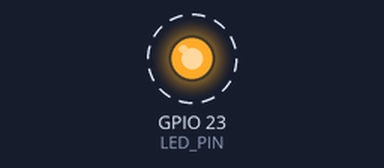
Recording of a program running on a simulated ESP32. Shown: output pins drawn as LEDs (lit = HIGH). Dashed ring = blinking. WiFi joins after 1.5 s; servers stay silent unless stated; web services answer with replies made up by the test bench; what the program prints to the serial monitor is not drawn. At 1.7 s the program puts the board to deep sleep or switches it off; the recording ends there.

Above: at 0.2 s.
Timing chart, 0 to 1.7 s (numbered marks = the images above):
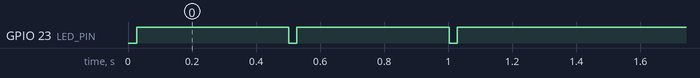

Measured:
- by itself, GPIO 23 (LED_PIN): alternates HIGH for 0.48 s and LOW for 0.03 s

The program:

main.cpp
```cpp
#include <soc/soc.h>
#include <soc/rtc_cntl_reg.h>
#include <Arduino.h>
#include <WiFi.h>
#include <WiFiUdp.h>
#include <HTTPClient.h>

constexpr uint8_t BTN_PIN = 0;
constexpr bool BTN_LEVEL = LOW;

constexpr uint8_t LED_PIN = 23;
constexpr bool LED_LEVEL = LOW;

const char WIFI_SSID[] = "YOUR_SSID";
const char WIFI_PSWD[] = "YOUR_PSWD";

const char NTP_SERVER[] = "pool.ntp.org";
constexpr int8_t NTP_TZ = 3; // Your time zone

const char TELE_KEY[] = "YOUR_TELE_BOT_KEY";
constexpr int32_t TELE_CHAT = 0; // YOUR_TELE_GROUP_CHAT_ID

RTC_DATA_ATTR uint32_t sleepDuration = 0;
RTC_DATA_ATTR int32_t teleMsgId = 0;

static bool wifiConnect(uint32_t timeout = 30000) {
  uint32_t time;

  WiFi.persistent(false);
  WiFi.mode(WIFI_STA);
  Serial.printf("Connecting to WiFi \"%s\"", WIFI_SSID);
  WiFi.begin(WIFI_SSID, WIFI_PSWD);
  time = millis();
  while ((! WiFi.isConnected()) && (millis() - time < timeout)) {
    digitalWrite(LED_PIN, LED_LEVEL);
    delay(25);
    digitalWrite(LED_PIN, ! LED_LEVEL);
    delay(500 - 25);
    Serial.print('.');
  }
  if (WiFi.isConnected()) {
    Serial.print(" OK (IP ");
    Serial.print(WiFi.localIP());
    Serial.println(')');
    return true;
  } else {
    WiFi.disconnect(true);
    Serial.println(" FAIL!");
    return false;
  }
}

static uint32_t ntpUpdate(uint32_t timeout = 1000, uint8_t repeat = 1) {
  constexpr uint16_t LOCAL_PORT = 55123;

  WiFiUDP udp;

  if (udp.begin(LOCAL_PORT)) {
    do {
      uint8_t buffer[48];

      memset(buffer, 0, sizeof(buffer));
      // Initialize values needed to form NTP request
      buffer[0] = 0B11100011; // LI, Version, Mode
      buffer[1] = 0; // Stratum, or type of clock
      buffer[2] = 6; // Polling Interval
      buffer[3] = 0xEC; // Peer Clock Precision
      // 8 bytes of zero for Root Delay & Root Dispersion
      buffer[12] = 49;
      buffer[13] = 0x4E;
      buffer[14] = 49;
      buffer[15] = 52;
      // all NTP fields have been given values, now
      // you can send a packet requesting a timestamp
      if (udp.beginPacket(NTP_SERVER, 123) && (udp.write(buffer, sizeof(buffer)) == sizeof(buffer)) && udp.endPacket()) {
        uint32_t time = millis();
        int cb;

        while ((! (cb = udp.parsePacket())) && (millis() - time < timeout)) {
          delay(1);
        }
        if (cb) {
          // We've received a packet, read the data from it
          if (udp.read(buffer, sizeof(buffer)) == sizeof(buffer)) { // read the packet into the buffer
            // the timestamp starts at byte 40 of the received packet and is four bytes,
            // or two words, long. First, esxtract the two words:
            time = (((uint32_t)buffer[40] << 24) | ((uint32_t)buffer[41] << 16) | ((uint32_t)buffer[42] << 8) | buffer[43]) - 2208988800UL;
            time += NTP_TZ * 3600;
            return time;
          }
        }
      }
    } while (repeat--);
  }
  return 0;
}

static void printTime(uint32_t time) {
  Serial.printf("%u (%02u:%02u:%02u)\n", time, (time % 86400) / 3600, (time % 3600) / 60, time % 60);
}

static bool getMessageId(const char *answer) {
  char *str = strstr(answer, "\"message_id\":");

  if (str) {
    int32_t num = 0;
    bool minus = false;

    str += 13; // strlen("\"message_id\":")
    if (*str == '-') {
      minus = true;
      ++str;
    }
    while ((*str >= '0') && (*str <= '9')) {
      num = num * 10 + (*str++ - '0');
    }
    if (minus)
      num = -num;
    teleMsgId = num;
    return true;
  }
  return false;
}

static bool teleSend(uint32_t rtcTime, uint32_t ntpTime) {
  WiFiClientSecure *tcp;
  HTTPClient *https;
  bool result = false;

  tcp = new WiFiClientSecure();
  if (tcp) {
    tcp->setInsecure();
    https = new HTTPClient();
    if (https) {
      char msg[256];
      String answer;

      snprintf(msg, sizeof(msg), "https://api.telegram.org/bot%s/", TELE_KEY);
      Serial.print("Connecting to Telegram BOT API... ");
      if (https->begin(*tcp, msg)) {
        Serial.println("OK");
        https->addHeader("Content-Type", "application/json");
        https->addHeader("Connection", "close");
        if (teleMsgId)
          sprintf(msg, "{\"method\":\"editMessageText\",\"chat_id\":%d,\"message_id\":%d", TELE_CHAT, teleMsgId);
        else
          sprintf(msg, "{\"method\":\"sendMessage\",\"chat_id\":%d", TELE_CHAT);
        sprintf(&msg[strlen(msg)], ",\"text\":\"RTC time: %u\nNTP time: %u\nSleep duration: %u sec.\"}",
          rtcTime, ntpTime, sleepDuration / 1000);
//        Serial.printf("Sending BOT message \"%s\" ", msg);
        Serial.print("Sending BOT message ");
        result = https->POST(msg) == 200;
        if (result)
          Serial.println("OK");
        else
          Serial.println("FAIL!");
        answer = https->getString();
//        Serial.println(answer);
        if (result) {
          if (getMessageId(answer.c_str())) {
            Serial.printf("Message Id: %d\n", teleMsgId);
          }
        } else {
          if (teleMsgId) {
            sprintf(msg, "{\"method\":\"sendMessage\",\"chat_id\":%d,\"text\":\"RTC time: %u\nNTP time: %u\nSleep duration: %u sec.\"}",
              TELE_CHAT, rtcTime, ntpTime, sleepDuration / 1000);
//            Serial.printf("Resending BOT message \"%s\" ", msg);
            Serial.print("Resending BOT message ");
            result = https->POST(msg) == 200;
            if (result)
              Serial.println("OK");
            else
              Serial.println("FAIL!");
            answer = https->getString();
//            Serial.println(answer);
            if (result) {
              if (getMessageId(answer.c_str())) {
                Serial.printf("Message Id: %d\n", teleMsgId);
              }
            }
          }
        }
        https->end();
      } else
        Serial.println("FAIL!");
      delete https;
    }
    delete tcp;
  }
  return result;
}

void setup() {
  uint32_t brownOutReg;

  Serial.begin(115200);

  pinMode(LED_PIN, OUTPUT);
  digitalWrite(LED_PIN, ! LED_LEVEL);

  brownOutReg = READ_PERI_REG(RTC_CNTL_BROWN_OUT_REG);
  WRITE_PERI_REG(RTC_CNTL_BROWN_OUT_REG, 0); // Disable brownout detector
  if (wifiConnect()) {
    timeval val;
    uint32_t time;

    gettimeofday(&val, nullptr);
    Serial.print("RTC time: ");
    printTime((uint32_t)val.tv_sec);

    Serial.printf("Updating time from NTP server \"%s\" ", NTP_SERVER);
    if ((time = ntpUpdate(1000, 3)) != 0) {
      Serial.print("OK\n"
        "NTP time: ");
      printTime(time);
      if (val.tv_sec < 24 * 3600) {
        val.tv_sec = time;
        val.tv_usec = 0;
        settimeofday(&val, NULL);
        Serial.print("RTC time updated\n");
      } else {
        Serial.printf("Time difference: %d sec.\n", (int32_t)(time - (uint32_t)val.tv_sec));
      }
      teleSend((uint32_t)val.tv_sec, time);
    } else
      Serial.println("FAIL!");
    WiFi.disconnect(true);
  }

  if (sleepDuration == 0)
    sleepDuration = 300000; // 5 min.
  else if (sleepDuration == 300000)
    sleepDuration = 600000; // 10 min.
  else if (sleepDuration == 600000)
    sleepDuration = 900000; // 15 min.
  else if (sleepDuration == 900000)
    sleepDuration = 1800000; // 30 min.
  else if (sleepDuration == 1800000)
    sleepDuration = 3600000; // 1 hour
  else if (sleepDuration == 3600000)
    sleepDuration = 7200000; // 2 hours
  else if (sleepDuration == 7200000)
    sleepDuration = 14400000; // 4 hours
  else if (sleepDuration == 14400000)
    sleepDuration = 28800000; // 8 hours
  else if (sleepDuration == 28800000)
    sleepDuration = 43200000; // 12 hours
  else
    sleepDuration = 86400000; // 24 hours
  Serial.printf("Going to sleep for %u sec.\n", sleepDuration / 1000);
  Serial.flush();

  esp_deep_sleep_disable_rom_logging();
  esp_sleep_enable_timer_wakeup((uint64_t)sleepDuration * 1000);
  WRITE_PERI_REG(RTC_CNTL_BROWN_OUT_REG, brownOutReg); // Restore brownout detector
  esp_deep_sleep_start();
}

void loop() {}
```
